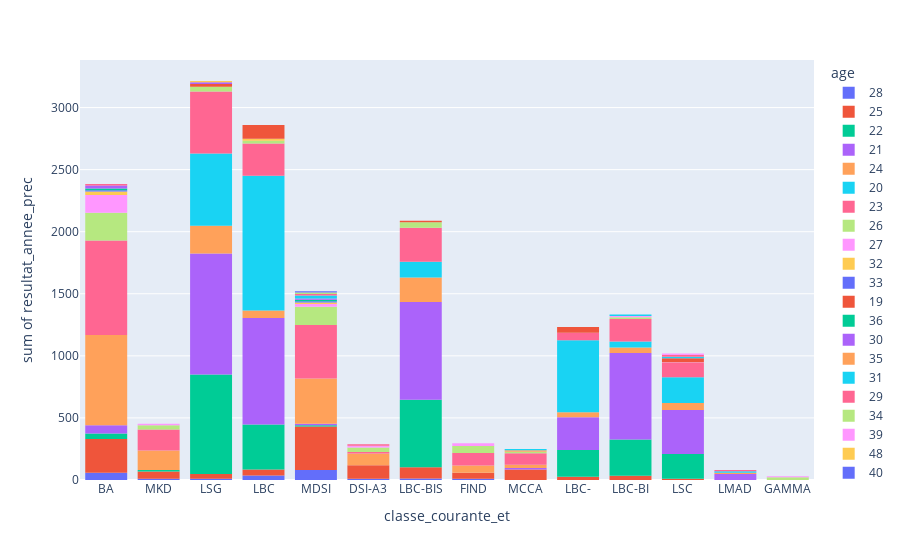

Notebook cell for this chart:
### Markdown cell above
#### Summary statistics

### Code cell
#create with plotly histogram histfunc=sum  color=smoker
fig = px.histogram(df_copy, x='classe_courante_et', y='resultat_annee_prec', histfunc='sum', color='age')
fig.show()

### Figure 1 — Plotly figure (JSON) as saved in the notebook; plotly's stock layout.template omitted (floating-point values rounded to 4 significant figures; data arrays with more than 128 entries replaced by an {"elided": "..."} marker saying what was removed)
{"data": [{"alignmentgroup": "True", "bingroup": "x", "histfunc": "sum", "hovertemplate": "age=28<br>classe_courante_et=%{x}<br>sum of resultat_annee_prec=%{y}<extra></extra>", "legendgroup": "28", "marker": {"color": "#636efa", "pattern": {"shape": ""}}, "name": "28", "offsetgroup": "28", "orientation": "v", "showlegend": true, "type": "histogram", "x": ["BA", "MKD", "BA", "LSG", "BA", "LBC", "LBC", "LBC", "MDSI", "MDSI", "MDSI", "DSI-A3", "MDSI", "MDSI", "BA", "LBC-BIS", "MDSI", "MDSI", "FIND", "LBC", "BA"], "xaxis": "x", "y": [11, 11, 12, 11, 13, 13, 11, 1, 11, 11, 12, 11, 12, 11, 11, 12, 13, 11, 11, 12, 11], "yaxis": "y"}, {"alignmentgroup": "True", "bingroup": "x", "histfunc": "sum", "hovertemplate": "age=25<br>classe_courante_et=%{x}<br>sum of resultat_annee_prec=%{y}<extra></extra>", "legendgroup": "25", "marker": {"color": "#EF553B", "pattern": {"shape": ""}}, "name": "25", "offsetgroup": "25", "orientation": "v", "showlegend": true, "type": "histogram", "x": ["MDSI", "LSG", "BA", "MDSI", "BA", "MDSI", "MDSI", "BA", "MCCA", "MDSI", "MCCA", "MDSI", "BA", "BA", "LBC-BIS", "MDSI", "MDSI", "BA", "MDSI", "MDSI", "LBC-BIS", "MDSI", "DSI-A3", "LBC-BIS", "BA", "MDSI", "MDSI", "LBC", "BA", "MDSI", "BA", "MDSI", "MDSI", "LBC-BIS", "MDSI", "LBC-", "LBC-BI", "DSI-A3", "MDSI", "MKD", "MDSI", "LBC-", "MDSI", "FIND", "LBC-", "BA", "BA", "LBC", "MKD", "MDSI", "BA", "MDSI", "MDSI", "DSI-A3", "MCCA", "LBC-BIS", "BA", "BA", "LBC-BI", "MDSI", "LBC-BI", "DSI-A3", "BA", "MDSI", "LSC", "MDSI", "LBC", "FIND", "LBC", "LSG", "MKD", "MDSI", "MCCA", "LBC-", "BA", "LBC-", "MKD", "MDSI", "LSG", "MCCA", "DSI-A3", "BA", "BA", "LBC-BIS", "BA", "BA", "BA", "BA", "FIND", "MCCA", "DSI-A3", "DSI-A3", "MCCA", "FIND", "MDSI", "BA", "LBC-BIS", "MDSI", "BA", "LBC", "MDSI", "DSI-A3", "MKD", "DSI-A3", "LBC-BIS", "MDSI"], "xaxis": "x", "y": [11, 12, 13, 11, 12, 11, 11, 11, 12, 11, 12, 11, 11, 11, 11, 11, 12, 12, 11, 12, 12, 11, 11, 12, 11, 11, 11, 13, 11, 11, 12, 11, 13, 11, 12, 1, 11, 11, 12, 11, 11, 1, 11, 12, 12, 1, 11, 1, 11, 11, 12, 13, 11, 11, 11, 11, 12, 11, 12, 1, 11, 14, 12, 11, 11, 11, 11, 13, 12, 12, 12, 11, 12, 0, 13, 13, 12, 11, 13, 13, 11, 11, 11, 11, 13, 11, 11, 14, 11, 13, 11, 12, 11, 11, 11, 14, 12, 11, 11, 11, 11, 13, 12, 13, 11, 11], "yaxis": "y"}, {"alignmentgroup": "True", "bingroup": "x", "histfunc": "sum", "hovertemplate": "age=22<br>classe_courante_et=%{x}<br>sum of resultat_annee_prec=%{y}<extra></extra>", "legendgroup": "22", "marker": {"color": "#00cc96", "pattern": {"shape": ""}}, "name": "22", "offsetgroup": "22", "orientation": "v", "showlegend": true, "type": "histogram", "x": {"elided": "242 str values"}, "xaxis": "x", "y": {"elided": "242 int values"}, "yaxis": "y"}, {"alignmentgroup": "True", "bingroup": "x", "histfunc": "sum", "hovertemplate": "age=21<br>classe_courante_et=%{x}<br>sum of resultat_annee_prec=%{y}<extra></extra>", "legendgroup": "21", "marker": {"color": "#ab63fa", "pattern": {"shape": ""}}, "name": "21", "offsetgroup": "21", "orientation": "v", "showlegend": true, "type": "histogram", "x": {"elided": "392 str values"}, "xaxis": "x", "y": {"elided": "392 int values"}, "yaxis": "y"}, {"alignmentgroup": "True", "bingroup": "x", "histfunc": "sum", "hovertemplate": "age=24<br>classe_courante_et=%{x}<br>sum of resultat_annee_prec=%{y}<extra></extra>", "legendgroup": "24", "marker": {"color": "#FFA15A", "pattern": {"shape": ""}}, "name": "24", "offsetgroup": "24", "orientation": "v", "showlegend": true, "type": "histogram", "x": {"elided": "192 str values"}, "xaxis": "x", "y": {"elided": "192 int values"}, "yaxis": "y"}, {"alignmentgroup": "True", "bingroup": "x", "histfunc": "sum", "hovertemplate": "age=20<br>classe_courante_et=%{x}<br>sum of resultat_annee_prec=%{y}<extra></extra>", "legendgroup": "20", "marker": {"color": "#19d3f3", "pattern": {"shape": ""}}, "name": "20", "offsetgroup": "20", "orientation": "v", "showlegend": true, "type": "histogram", "x": {"elided": "253 str values"}, "xaxis": "x", "y": {"elided": "253 int values"}, "yaxis": "y"}, {"alignmentgroup": "True", "bingroup": "x", "histfunc": "sum", "hovertemplate": "age=23<br>classe_courante_et=%{x}<br>sum of resultat_annee_prec=%{y}<extra></extra>", "legendgroup": "23", "marker": {"color": "#FF6692", "pattern": {"shape": ""}}, "name": "23", "offsetgroup": "23", "orientation": "v", "showlegend": true, "type": "histogram", "x": {"elided": "276 str values"}, "xaxis": "x", "y": {"elided": "276 int values"}, "yaxis": "y"}, {"alignmentgroup": "True", "bingroup": "x", "histfunc": "sum", "hovertemplate": "age=26<br>classe_courante_et=%{x}<br>sum of resultat_annee_prec=%{y}<extra></extra>", "legendgroup": "26", "marker": {"color": "#B6E880", "pattern": {"shape": ""}}, "name": "26", "offsetgroup": "26", "orientation": "v", "showlegend": true, "type": "histogram", "x": ["MDSI", "BA", "MDSI", "MDSI", "GAMMA", "BA", "BA", "MDSI", "BA", "MDSI", "LSG", "BA", "MDSI", "MKD", "FIND", "MCCA", "MDSI", "MDSI", "BA", "DSI-A3", "LBC", "MDSI", "MDSI", "BA", "LBC-BI", "BA", "LBC", "BA", "LSG", "MDSI", "FIND", "LSG", "FIND", "BA", "LSG", "BA", "MKD", "LBC-BIS", "MKD", "LBC-BIS", "BA", "BA", "MDSI", "BA", "FIND", "LBC-BIS", "MDSI", "BA", "DSI-A3", "BA", "BA", "BA", "MDSI", "GAMMA", "FIND", "BA", "DSI-A3", "LBC-BIS", "LBC"], "xaxis": "x", "y": [11, 11, 11, 11, 12, 13, 11, 11, 6, 11, 11, 13, 1, 13, 8, 12, 11, 11, 13, 13, 11, 11, 11, 11, 14, 11, 11, 11, 13, 11, 11, 2, 13, 11, 11, 12, 12, 11, 11, 11, 13, 14, 13, 13, 13, 13, 11, 13, 11, 12, 13, 8, 12, 11, 11, 13, 12, 11, 0], "yaxis": "y"}, {"alignmentgroup": "True", "bingroup": "x", "histfunc": "sum", "hovertemplate": "age=27<br>classe_courante_et=%{x}<br>sum of resultat_annee_prec=%{y}<extra></extra>", "legendgroup": "27", "marker": {"color": "#FF97FF", "pattern": {"shape": ""}}, "name": "27", "offsetgroup": "27", "orientation": "v", "showlegend": true, "type": "histogram", "x": ["MKD", "BA", "BA", "BA", "BA", "MDSI", "LSC", "BA", "BA", "GAMMA", "LBC", "DSI-A3", "BA", "MDSI", "LBC", "BA", "FIND", "BA", "BA", "FIND", "LBC-BI", "BA", "BA"], "xaxis": "x", "y": [11, 12, 12, 13, 11, 11, 1, 11, 11, 8, 0, 13, 12, 11, 1, 11, 11, 12, 12, 11, 11, 13, 13], "yaxis": "y"}, {"alignmentgroup": "True", "bingroup": "x", "histfunc": "sum", "hovertemplate": "age=32<br>classe_courante_et=%{x}<br>sum of resultat_annee_prec=%{y}<extra></extra>", "legendgroup": "32", "marker": {"color": "#FECB52", "pattern": {"shape": ""}}, "name": "32", "offsetgroup": "32", "orientation": "v", "showlegend": true, "type": "histogram", "x": ["MDSI", "BA", "BA", "LBC"], "xaxis": "x", "y": [11, 14, 14, 15], "yaxis": "y"}, {"alignmentgroup": "True", "bingroup": "x", "histfunc": "sum", "hovertemplate": "age=33<br>classe_courante_et=%{x}<br>sum of resultat_annee_prec=%{y}<extra></extra>", "legendgroup": "33", "marker": {"color": "#636efa", "pattern": {"shape": ""}}, "name": "33", "offsetgroup": "33", "orientation": "v", "showlegend": true, "type": "histogram", "x": ["BA", "MDSI"], "xaxis": "x", "y": [11, 11], "yaxis": "y"}, {"alignmentgroup": "True", "bingroup": "x", "histfunc": "sum", "hovertemplate": "age=19<br>classe_courante_et=%{x}<br>sum of resultat_annee_prec=%{y}<extra></extra>", "legendgroup": "19", "marker": {"color": "#EF553B", "pattern": {"shape": ""}}, "name": "19", "offsetgroup": "19", "orientation": "v", "showlegend": true, "type": "histogram", "x": ["LBC", "LSG", "LSC", "LBC", "LBC", "LSC", "LBC", "LSG", "LBC", "LBC", "LBC", "LSG", "LBC-", "LBC-", "LBC", "LBC", "LBC-", "LBC", "LBC-", "LBC", "LBC-BIS", "LBC-", "LSC", "LBC"], "xaxis": "x", "y": [11, 1, 11, 11, 8, 11, 11, 11, 11, 12, 1, 11, 12, 12, 1, 11, 11, 12, 1, 8, 12, 11, 11, 14], "yaxis": "y"}, {"alignmentgroup": "True", "bingroup": "x", "histfunc": "sum", "hovertemplate": "age=36<br>classe_courante_et=%{x}<br>sum of resultat_annee_prec=%{y}<extra></extra>", "legendgroup": "36", "marker": {"color": "#00cc96", "pattern": {"shape": ""}}, "name": "36", "offsetgroup": "36", "orientation": "v", "showlegend": true, "type": "histogram", "x": ["MDSI", "BA"], "xaxis": "x", "y": [11, 14], "yaxis": "y"}, {"alignmentgroup": "True", "bingroup": "x", "histfunc": "sum", "hovertemplate": "age=30<br>classe_courante_et=%{x}<br>sum of resultat_annee_prec=%{y}<extra></extra>", "legendgroup": "30", "marker": {"color": "#ab63fa", "pattern": {"shape": ""}}, "name": "30", "offsetgroup": "30", "orientation": "v", "showlegend": true, "type": "histogram", "x": ["MDSI", "BA", "LSG", "BA"], "xaxis": "x", "y": [12, 12, 13, 13], "yaxis": "y"}, {"alignmentgroup": "True", "bingroup": "x", "histfunc": "sum", "hovertemplate": "age=35<br>classe_courante_et=%{x}<br>sum of resultat_annee_prec=%{y}<extra></extra>", "legendgroup": "35", "marker": {"color": "#FFA15A", "pattern": {"shape": ""}}, "name": "35", "offsetgroup": "35", "orientation": "v", "showlegend": true, "type": "histogram", "x": ["MCCA"], "xaxis": "x", "y": [11], "yaxis": "y"}, {"alignmentgroup": "True", "bingroup": "x", "histfunc": "sum", "hovertemplate": "age=31<br>classe_courante_et=%{x}<br>sum of resultat_annee_prec=%{y}<extra></extra>", "legendgroup": "31", "marker": {"color": "#19d3f3", "pattern": {"shape": ""}}, "name": "31", "offsetgroup": "31", "orientation": "v", "showlegend": true, "type": "histogram", "x": ["LSC", "LBC-BI", "MDSI", "MCCA", "MDSI"], "xaxis": "x", "y": [11, 12, 11, 11, 13], "yaxis": "y"}, {"alignmentgroup": "True", "bingroup": "x", "histfunc": "sum", "hovertemplate": "age=29<br>classe_courante_et=%{x}<br>sum of resultat_annee_prec=%{y}<extra></extra>", "legendgroup": "29", "marker": {"color": "#FF6692", "pattern": {"shape": ""}}, "name": "29", "offsetgroup": "29", "orientation": "v", "showlegend": true, "type": "histogram", "x": ["LSC", "MDSI", "DSI-A3", "BA"], "xaxis": "x", "y": [15, 12, 12, 11], "yaxis": "y"}, {"alignmentgroup": "True", "bingroup": "x", "histfunc": "sum", "hovertemplate": "age=34<br>classe_courante_et=%{x}<br>sum of resultat_annee_prec=%{y}<extra></extra>", "legendgroup": "34", "marker": {"color": "#B6E880", "pattern": {"shape": ""}}, "name": "34", "offsetgroup": "34", "orientation": "v", "showlegend": true, "type": "histogram", "x": ["MDSI"], "xaxis": "x", "y": [11], "yaxis": "y"}, {"alignmentgroup": "True", "bingroup": "x", "histfunc": "sum", "hovertemplate": "age=39<br>classe_courante_et=%{x}<br>sum of resultat_annee_prec=%{y}<extra></extra>", "legendgroup": "39", "marker": {"color": "#FF97FF", "pattern": {"shape": ""}}, "name": "39", "offsetgroup": "39", "orientation": "v", "showlegend": true, "type": "histogram", "x": ["LSC"], "xaxis": "x", "y": [11], "yaxis": "y"}, {"alignmentgroup": "True", "bingroup": "x", "histfunc": "sum", "hovertemplate": "age=48<br>classe_courante_et=%{x}<br>sum of resultat_annee_prec=%{y}<extra></extra>", "legendgroup": "48", "marker": {"color": "#FECB52", "pattern": {"shape": ""}}, "name": "48", "offsetgroup": "48", "orientation": "v", "showlegend": true, "type": "histogram", "x": ["LSG"], "xaxis": "x", "y": [11], "yaxis": "y"}, {"alignmentgroup": "True", "bingroup": "x", "histfunc": "sum", "hovertemplate": "age=40<br>classe_courante_et=%{x}<br>sum of resultat_annee_prec=%{y}<extra></extra>", "legendgroup": "40", "marker": {"color": "#636efa", "pattern": {"shape": ""}}, "name": "40", "offsetgroup": "40", "orientation": "v", "showlegend": true, "type": "histogram", "x": ["MDSI"], "xaxis": "x", "y": [11], "yaxis": "y"}], "layout": {"barmode": "relative", "legend": {"title": {"text": "age"}, "tracegroupgap": 0}, "margin": {"t": 60}, "xaxis": {"anchor": "y", "domain": [0, 1], "title": {"text": "classe_courante_et"}}, "yaxis": {"anchor": "x", "domain": [0, 1], "title": {"text": "sum of resultat_annee_prec"}}}}
